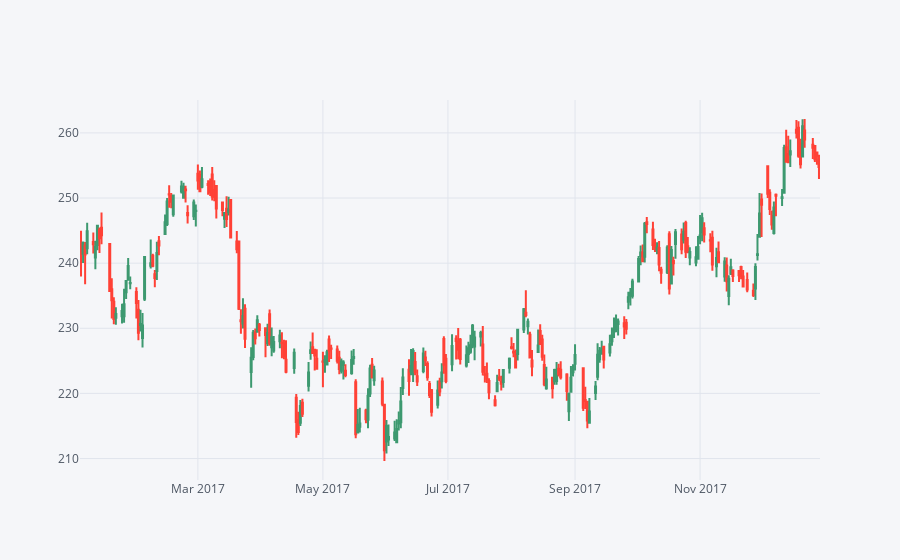

Source (notebook cell):
### Markdown cell above
### The following is a better visualization of the daily status of stocks for Goldman Sach in 2017.

The green bars indicate a share price gain and the red bars indicate a share price declines.

### Code cell
gs17 = bank_stocks['GS'][['Open','High','Low','Close']].loc['2017-01-01':'2018-01-01']
gs17.iplot(kind='candlestick')

### Figure 1 — Plotly figure (JSON) as saved in the notebook; plotly's stock layout.template omitted (floating-point values rounded to 4 significant figures; data arrays with more than 128 entries replaced by an {"elided": "..."} marker saying what was removed)
{"data": [{"close": {"elided": "250 float values"}, "high": {"elided": "250 float values"}, "low": {"elided": "250 float values"}, "open": {"elided": "250 float values"}, "showlegend": false, "type": "candlestick", "x": {"elided": "250 str values"}, "yaxis": "y2"}], "layout": {"legend": {"bgcolor": "#F5F6F9", "font": {"color": "#4D5663"}}, "paper_bgcolor": "#F5F6F9", "plot_bgcolor": "#F5F6F9", "title": {"font": {"color": "#4D5663"}}, "xaxis": {"gridcolor": "#E1E5ED", "rangeslider": {"visible": false}, "showgrid": true, "tickfont": {"color": "#4D5663"}, "title": {"font": {"color": "#4D5663"}, "text": ""}, "zerolinecolor": "#E1E5ED"}, "yaxis": {"gridcolor": "#E1E5ED", "showgrid": true, "showticklabels": false, "tickfont": {"color": "#4D5663"}, "title": {"font": {"color": "#4D5663"}, "text": ""}, "zerolinecolor": "#E1E5ED"}, "yaxis2": {"gridcolor": "#E1E5ED", "showgrid": true, "tickfont": {"color": "#4D5663"}, "title": {"font": {"color": "#4D5663"}, "text": ""}, "zerolinecolor": "#E1E5ED"}}}
